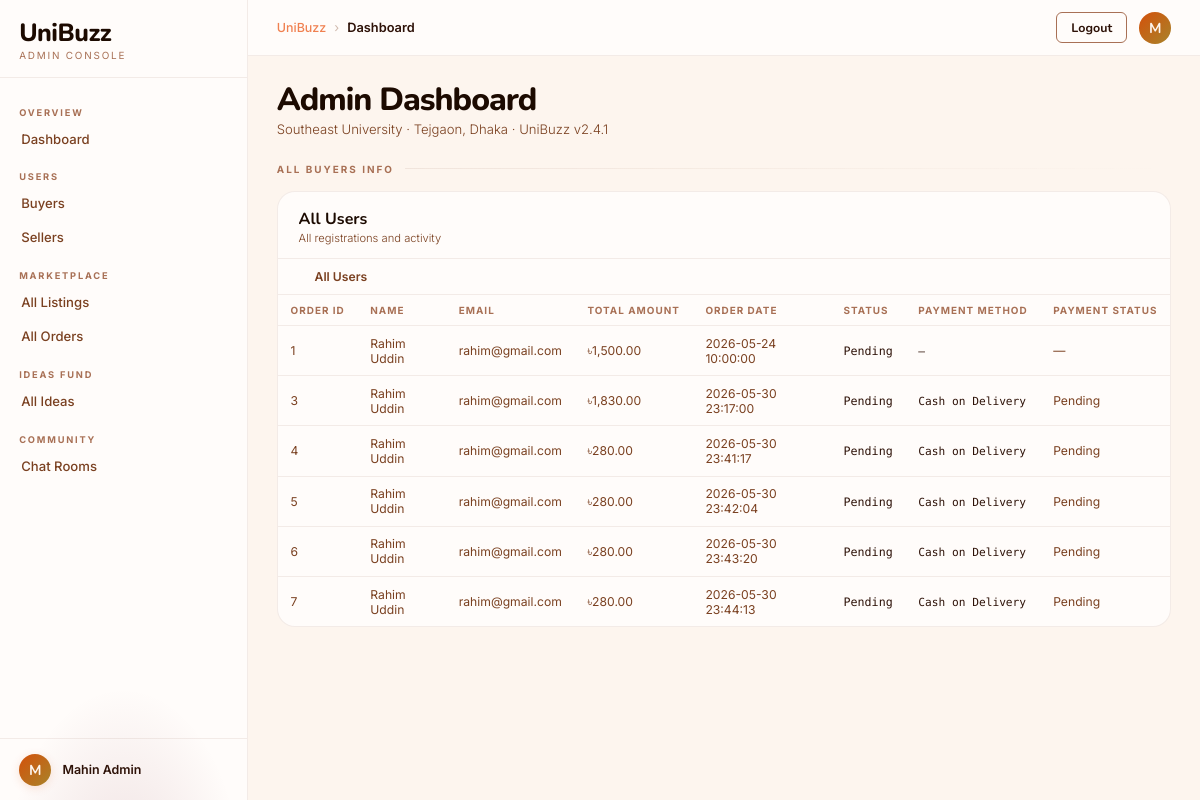
Page /adminAllOrders.php (signed in) on the committed database.
### tables this page shows
CREATE TABLE `user_table` (
  `User_Id` int(11) NOT NULL,
  `First_Name` varchar(100) NOT NULL,
  `Last_Name` varchar(100) NOT NULL,
  `Email` varchar(150) NOT NULL,
  `Mobile` varchar(20) DEFAULT NULL,
  `Password` varchar(255) NOT NULL,
  `Admin_Id` int(11) DEFAULT NULL,
  `Buyer_Id` int(11) DEFAULT NULL,
  `Seller_Id` int(11) DEFAULT NULL
);

CREATE TABLE `order` (
  `Order_Id` int(11) NOT NULL,
  `Buyer_Id` int(11) NOT NULL,
  `Order_Date` datetime NOT NULL DEFAULT current_timestamp(),
  `Status` varchar(50) NOT NULL DEFAULT 'Pending',
  `Total_amount` decimal(10,2) NOT NULL,
  `Payment_id` int(11) DEFAULT NULL
);

CREATE TABLE `payment` (
  `Payment_id` int(11) NOT NULL,
  `Order_Id` int(11) NOT NULL,
  `Payment_Method` varchar(50) NOT NULL,
  `Payment_Status` varchar(50) NOT NULL DEFAULT 'Pending',
  `Amount` decimal(10,2) NOT NULL
);

### adminAllOrders.php (the view, shortened to what this page needs)
<?php
include("database.php");
$loggedInUserId = $_SESSION["user_id"];
$sql        = "SELECT user_table.First_Name, user_table.Last_Name
               FROM user_table
               WHERE user_table.User_Id = $loggedInUserId";
$result     = mysqli_query($conn, $sql);
$adminInfo  = mysqli_fetch_assoc($result);
$adminFullName   = $adminInfo['First_Name'] . " " . $adminInfo['Last_Name'];
$adminFirstLetter = strtoupper(substr($adminInfo['First_Name'], 0, 1));
$sql       = "SELECT `order`.Order_Id, `order`.Order_Date, `order`.Status, `order`.Total_amount,
                     user_table.First_Name, user_table.Last_Name, user_table.Email,
                     payment.Payment_Method, payment.Payment_Status
              FROM `order`
              JOIN buyer ON `order`.Buyer_Id = buyer.Buyer_Id
              JOIN user_table ON buyer.User_Id = user_table.User_Id
              LEFT JOIN payment ON `order`.Payment_id = payment.Payment_id";
$result    = mysqli_query($conn, $sql);
$allOrders = mysqli_fetch_all($result, MYSQLI_ASSOC);
?>
<!DOCTYPE html>
<html lang="en">
<head>
<link rel="stylesheet" href="adminDash.css">
</head>
<body>
<div class="my-dashboard-wrapper">
  <aside class="left-panel" id="sidebar">
    <div class="left-panel-inner">
      <div class="logo-area">
        <div class="site-name">UniBuzz</div>
        <div class="site-subtitle">Admin Console</div>
      </div>
      <div class="nav-links">
        <div class="nav-group-title">Overview</div>
        <a href="adminHomepage.php" class="nav-link">Dashboard</a>
        <div class="nav-group-title">Users</div>
        <a href="adminBuyers.php" class="nav-link">Buyers</a>
        <a href="adminSellers.php" class="nav-link">Sellers</a>
        <div class="nav-group-title">Marketplace</div>
        <a href="adminAllListings.php" class="nav-link">All Listings</a>
        <a href="adminAllOrders.php" class="nav-link">All Orders</a>
        <div class="nav-group-title">Ideas Fund</div>
        <a href="adminIdeas.php" class="nav-link">All Ideas</a>
        <div class="nav-group-title">Community</div>
        <a href="globalChatRoom.php" class="nav-link">Chat Rooms</a>
      </div>
      <div class="admin-info-bar">
        <div class="admin-pic"><?php echo $adminFirstLetter; ?></div>
        <div>
          <div class="admin-fullname"><?php echo $adminFullName; ?></div>
        </div>
      </div>
    </div>
  </aside>
  <div class="right-side">
    <div class="header-bar">
      <div class="page-path">
        <a href="#">UniBuzz</a>
        <span class="sep">›</span>
        <span class="current">Dashboard</span>
      </div>
      <div class="header-right-side">
          <form action="logout.php" method="POST" style="margin:0;">
            <button class="btn-logout" type="submit" name="logout" >Logout</button>
          </form>
        <div class="nav-avatar" style="width:32px;height:32px;border-radius:50%;background:linear-gradient(135deg,var(--gold),#A8842A);display:flex;align-items:center;justify-content:center;font-family:'Nunito',sans-serif;font-size:.9rem;font-weight:700;color:var(--bg);cursor:pointer;"><?php echo $adminFirstLetter; ?></div>
      </div>
    </div>
    <div class="page-content-scroll">
      <div class="page-top-section">
        <div>
          <div class="big-page-title">Admin Dashboard</div>
          <div class="page-subtitle">Southeast University · Tejgaon, Dhaka · UniBuzz v2.4.1</div>
        </div>
      </div>
      <div class="divider-row">
        <div class="divider-label">All Buyers Info</div>
        <div class="divider-line"></div>
      </div>
      <div class="content-card" style="margin-bottom:1rem auto;animation-delay:.2s">
        <div class="card-top">
          <div>
            <div class="card-title">All Users</div>
            <div class="card-subtitle">All registrations and activity</div>
          </div>
        </div>
        <div class="tab-bar" style="padding:0 1.3rem;">
          <label class="tab-btn" for="ptab-users">All Users</label>
        </div>
        <div class="tab-content-area">
          <div class="tab-all-users" style="overflow-x:auto;">
            <table class="users-table">
              <thead>
                <tr>
                  <th>Order ID</th>
                  <th>Name</th>
                  <th>Email</th>
                  <th>Total Amount</th>
                  <th>Order Date</th>
                  <th>Status</th>
                  <th>Payment Method</th>
                  <th>Payment Status</th>
                </tr>
              </thead>
              <tbody>
                <?php foreach($allOrders as $order): ?>
                <tr>
                  <td><span style="font-size:.76rem;color:var(--text-3)"><?php echo $order['Order_Id']; ?></span></td>
                  <td><span style="font-size:.76rem;color:var(--text-3)"><?php echo $order['First_Name'] . " " . $order['Last_Name']; ?></span></td>
                  <td><span style="font-size:.76rem;color:var(--text-3)"><?php echo $order['Email']; ?></span></td>
                  <td><span style="font-size:.76rem;color:var(--text-3)">৳<?php echo number_format($order['Total_amount'], 2); ?></span></td>
                  <td><span style="font-size:.76rem;color:var(--text-3)"><?php echo $order['Order_Date']; ?></span></td>
                  <td><span class="mono-text"><?php echo $order['Status']; ?></span></td>
                  <td><span class="mono-text" style="font-size:.7rem"><?php echo $order['Payment_Method'] ?? '—'; ?></span></td>
                  <td><span style="font-size:.76rem;color:var(--text-3)"><?php echo $order['Payment_Status'] ?? '—'; ?></span></td>
                </tr>
                <?php endforeach; ?>
              </tbody>
            </table>
          </div>
        </div>
      </div>
    </div>
  </div>
</div>
</body>
</html>

### rows in the picture
user_table: First_Name "M", adminFullName "Mahin Admin"
order: Order_Id "1", user_table.First_Name "Rahim", user_table.Last_Name "Uddin", user_table.Email "rahim@gmail.com", Total_amount "1,500.00", Order_Date "2026-05-24 10:00:00", Status "Pending", Payment_Method "—", Payment_Status "—"
order: Order_Id "3", user_table.First_Name "Rahim", user_table.Last_Name "Uddin", user_table.Email "rahim@gmail.com", Total_amount "1,830.00", Order_Date "2026-05-30 23:17:00", Status "Pending", Payment.Payment_Method "Cash on Delivery", Payment.Payment_Status "Pending"
order: Order_Id "4", user_table.First_Name "Rahim", user_table.Last_Name "Uddin", user_table.Email "rahim@gmail.com", Total_amount "280.00", Order_Date "2026-05-30 23:41:17", Status "Pending", Payment.Payment_Method "Cash on Delivery", Payment.Payment_Status "Pending"
order: Order_Id "5", user_table.First_Name "Rahim", user_table.Last_Name "Uddin", user_table.Email "rahim@gmail.com", Total_amount "280.00", Order_Date "2026-05-30 23:42:04", Status "Pending", Payment.Payment_Method "Cash on Delivery", Payment.Payment_Status "Pending"
order: Order_Id "6", user_table.First_Name "Rahim", user_table.Last_Name "Uddin", user_table.Email "rahim@gmail.com", Total_amount "280.00", Order_Date "2026-05-30 23:43:20", Status "Pending", Payment.Payment_Method "Cash on Delivery", Payment.Payment_Status "Pending"
order: Order_Id "7", user_table.First_Name "Rahim", user_table.Last_Name "Uddin", user_table.Email "rahim@gmail.com", Total_amount "280.00", Order_Date "2026-05-30 23:44:13", Status "Pending", Payment.Payment_Method "Cash on Delivery", Payment.Payment_Status "Pending"
